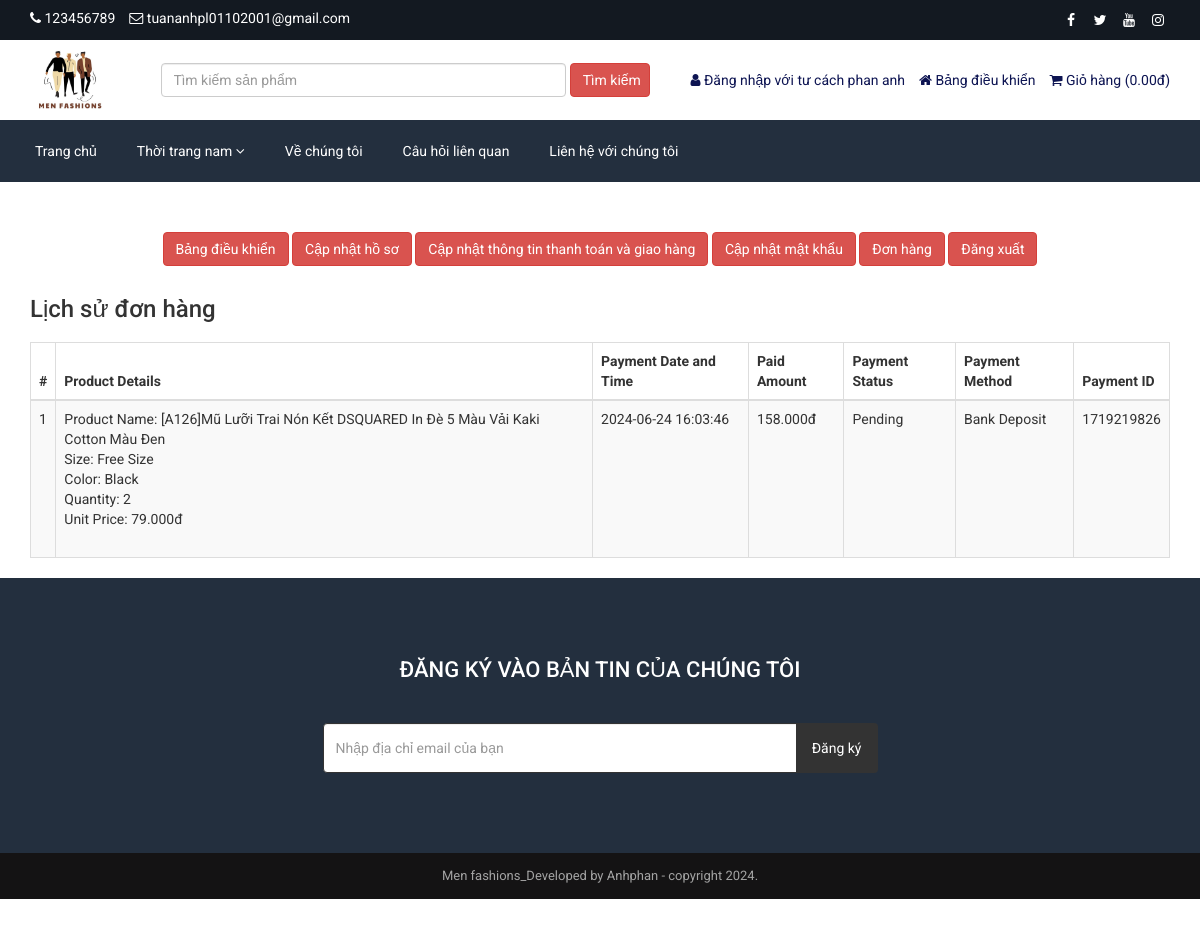
Screenshot of /customer-order.php (signed in) with the database file from the repository.
### tables this page shows
CREATE TABLE `tbl_settings` (
  `id` int(11) NOT NULL,
  `logo` varchar(255) NOT NULL,
  `favicon` varchar(255) NOT NULL,
  `footer_about` mediumtext NOT NULL,
  `footer_copyright` mediumtext NOT NULL,
  `contact_address` mediumtext NOT NULL,
  `contact_email` varchar(255) NOT NULL,
  `contact_phone` varchar(255) NOT NULL,
  `contact_fax` varchar(255) NOT NULL,
  `contact_map_iframe` mediumtext NOT NULL,
  `receive_email` varchar(255) NOT NULL,
  `receive_email_subject` varchar(255) NOT NULL,
  `receive_email_thank_you_message` mediumtext NOT NULL,
  `forget_password_message` mediumtext NOT NULL,
  `total_recent_post_footer` int(10) NOT NULL,
  `total_popular_post_footer` int(10) NOT NULL,
  `total_recent_post_sidebar` int(11) NOT NULL,
  `total_popular_post_sidebar` int(11) NOT NULL,
  `total_featured_product_home` int(11) NOT NULL,
  `total_latest_product_home` int(11) NOT NULL,
  `total_popular_product_home` int(11) NOT NULL,
  `meta_title_home` mediumtext NOT NULL,
  `meta_keyword_home` mediumtext NOT NULL,
  `meta_description_home` mediumtext NOT NULL,
  `banner_login` varchar(255) NOT NULL,
  `banner_registration` varchar(255) NOT NULL,
  `banner_forget_password` varchar(255) NOT NULL,
  `banner_reset_password` varchar(255) NOT NULL,
  `banner_search` varchar(255) NOT NULL,
  `banner_cart` varchar(255) NOT NULL,
  `banner_checkout` varchar(255) NOT NULL,
  `banner_product_category` varchar(255) NOT NULL,
  `banner_blog` varchar(255) NOT NULL,
  `cta_title` varchar(255) NOT NULL,
  `cta_content` mediumtext NOT NULL,
  `cta_read_more_text` varchar(255) NOT NULL,
  `cta_read_more_url` varchar(255) NOT NULL,
  `cta_photo` varchar(255) NOT NULL,
  `featured_product_title` varchar(255) NOT NULL,
  `featured_product_subtitle` varchar(255) NOT NULL,
  `latest_product_title` varchar(255) NOT NULL,
  `latest_product_subtitle` varchar(255) NOT NULL,
  `popular_product_title` varchar(255) NOT NULL,
  `popular_product_subtitle` varchar(255) NOT NULL,
  `testimonial_title` varchar(255) NOT NULL,
  `testimonial_subtitle` varchar(255) NOT NULL,
  `testimonial_photo` varchar(255) NOT NULL,
  `blog_title` varchar(255) NOT NULL,
  `blog_subtitle` varchar(255) NOT NULL,
  `newsletter_text` mediumtext NOT NULL,
  `paypal_email` varchar(255) NOT NULL,
  `stripe_public_key` varchar(255) NOT NULL,
  `stripe_secret_key` varchar(255) NOT NULL,
  `bank_detail` mediumtext NOT NULL,
  `before_head` mediumtext NOT NULL,
  `after_body` mediumtext NOT NULL,
  `before_body` mediumtext NOT NULL,
  `home_service_on_off` int(11) NOT NULL,
  `home_welcome_on_off` int(11) NOT NULL,
  `home_featured_product_on_off` int(11) NOT NULL,
  `home_latest_product_on_off` int(11) NOT NULL,
  `home_popular_product_on_off` int(11) NOT NULL,
  `home_testimonial_on_off` int(11) NOT NULL,
  `home_blog_on_off` int(11) NOT NULL,
  `newsletter_on_off` int(11) NOT NULL,
  `ads_above_welcome_on_off` int(1) NOT NULL,
  `ads_above_featured_product_on_off` int(1) NOT NULL,
  `ads_above_latest_product_on_off` int(1) NOT NULL,
  `ads_above_popular_product_on_off` int(1) NOT NULL,
  `ads_above_testimonial_on_off` int(1) NOT NULL,
  `ads_category_sidebar_on_off` int(1) NOT NULL
);

CREATE TABLE `tbl_social` (
  `social_id` int(11) NOT NULL,
  `social_name` varchar(30) NOT NULL,
  `social_url` varchar(255) NOT NULL,
  `social_icon` varchar(30) NOT NULL
);

CREATE TABLE `tbl_top_category` (
  `tcat_id` int(11) NOT NULL,
  `tcat_name` varchar(255) NOT NULL,
  `show_on_menu` int(1) NOT NULL
);

CREATE TABLE `tbl_page` (
  `id` int(11) NOT NULL,
  `about_title` varchar(255) NOT NULL,
  `about_content` mediumtext NOT NULL,
  `about_banner` varchar(255) NOT NULL,
  `about_meta_title` varchar(255) NOT NULL,
  `about_meta_keyword` mediumtext NOT NULL,
  `about_meta_description` mediumtext NOT NULL,
  `faq_title` varchar(255) NOT NULL,
  `faq_banner` varchar(255) NOT NULL,
  `faq_meta_title` varchar(255) NOT NULL,
  `faq_meta_keyword` mediumtext NOT NULL,
  `faq_meta_description` mediumtext NOT NULL,
  `blog_title` varchar(255) NOT NULL,
  `blog_banner` varchar(255) NOT NULL,
  `blog_meta_title` varchar(255) NOT NULL,
  `blog_meta_keyword` mediumtext NOT NULL,
  `blog_meta_description` mediumtext NOT NULL,
  `contact_title` varchar(255) NOT NULL,
  `contact_banner` varchar(255) NOT NULL,
  `contact_meta_title` varchar(255) NOT NULL,
  `contact_meta_keyword` mediumtext NOT NULL,
  `contact_meta_description` mediumtext NOT NULL,
  `pgallery_title` varchar(255) NOT NULL,
  `pgallery_banner` varchar(255) NOT NULL,
  `pgallery_meta_title` varchar(255) NOT NULL,
  `pgallery_meta_keyword` mediumtext NOT NULL,
  `pgallery_meta_description` mediumtext NOT NULL,
  `vgallery_title` varchar(255) NOT NULL,
  `vgallery_banner` varchar(255) NOT NULL,
  `vgallery_meta_title` varchar(255) NOT NULL,
  `vgallery_meta_keyword` mediumtext NOT NULL,
  `vgallery_meta_description` mediumtext NOT NULL
);

CREATE TABLE `tbl_payment` (
  `id` int(11) NOT NULL,
  `customer_id` int(11) NOT NULL,
  `customer_name` varchar(255) NOT NULL,
  `customer_email` varchar(255) NOT NULL,
  `payment_date` datetime NOT NULL,
  `txnid` varchar(255) NOT NULL,
  `paid_amount` float NOT NULL,
  `card_number` varchar(50) NOT NULL,
  `card_cvv` varchar(10) NOT NULL,
  `card_month` varchar(10) NOT NULL,
  `card_year` varchar(10) NOT NULL,
  `bank_transaction_info` mediumtext NOT NULL,
  `payment_method` varchar(20) NOT NULL,
  `payment_status` varchar(25) NOT NULL,
  `shipping_status` varchar(20) NOT NULL,
  `payment_id` varchar(255) NOT NULL
);

CREATE TABLE `tbl_order` (
  `id` int(11) NOT NULL,
  `product_id` int(11) NOT NULL,
  `product_name` varchar(255) NOT NULL,
  `size` varchar(100) NOT NULL,
  `color` varchar(100) NOT NULL,
  `quantity` varchar(50) NOT NULL,
  `unit_price` varchar(50) NOT NULL,
  `payment_id` varchar(255) NOT NULL
);

### customer-order.php (the view, shortened to what the rows shown need)
<?php require_once('header.php'); ?>
<div class="page">
    <div class="container">
        <div class="row">
            <div class="col-md-12">
                <div class="user-content">
                    <div class="table-responsive">
                        <table class="table table-bordered table-striped table-hover">
                            <thead>
                                <tr>
                                    <th><?php echo '#' ?></th>
                                    <th><?php echo LANG_VALUE_48; ?></th>
                                    <th><?php echo LANG_VALUE_27; ?></th>
                                    <th><?php echo LANG_VALUE_29; ?></th>
                                    <th><?php echo LANG_VALUE_30; ?></th>
                                    <th><?php echo LANG_VALUE_31; ?></th>
                                    <th><?php echo LANG_VALUE_32; ?></th>
                                </tr>
                            </thead>
                            <tbody>
            <?php
            $limit = 10;
            $page = @$_GET['page'];
            if($page)
                $start = ($page - 1) * $limit;
            else
                $start = 0;
            $statement = $pdo->prepare("SELECT * FROM tbl_payment WHERE customer_email=? ORDER BY id DESC LIMIT $start, $limit");
            $statement->execute(array($_SESSION['customer']['cust_email']));
            $result = $statement->fetchAll(PDO::FETCH_ASSOC);
            if ($page == 0) $page = 1;
            ?>
                                <?php
                                $tip = $page*10-10;
                                foreach ($result as $row) {
                                    $tip++;
                                    ?>
                                    <tr>
                                        <td><?php echo $tip; ?></td>
                                        <td>
                                            <?php
                                            $statement1 = $pdo->prepare("SELECT * FROM tbl_order WHERE payment_id=?");
                                            $statement1->execute(array($row['payment_id']));
                                            $result1 = $statement1->fetchAll(PDO::FETCH_ASSOC);
                                            foreach ($result1 as $row1) {
                                                echo 'Product Name: '.$row1['product_name'];
                                                echo '<br>Size: '.$row1['size'];
                                                echo '<br>Color: '.$row1['color'];
                                                echo '<br>Quantity: '.$row1['quantity'];
                                                echo '<br>Unit Price: '.$row1['unit_price'].'đ';
                                                echo '<br><br>';
                                            }
                                            ?>
                                        </td>
                                        <td><?php echo $row['payment_date']; ?></td>
                                        <td><?php echo number_format((float)$row['paid_amount'], 3, '.', ''); ?>đ</td>
                                        <td><?php echo $row['payment_status']; ?></td>
                                        <td><?php echo $row['payment_method']; ?></td>
                                        <td><?php echo $row['payment_id']; ?></td>
                                    </tr>
                                    <?php
                                }
                                ?>
                            </tbody>
                        </table>
                </div>
            </div>
        </div>
    </div>
</div>
<?php require_once('footer.php'); ?>

### header.php (shortened to what the rows shown need)
<?php
include("admin/inc/config.php");
$statement = $pdo->prepare("SELECT * FROM tbl_settings WHERE id=1");
$statement->execute();
$result = $statement->fetchAll(PDO::FETCH_ASSOC);
foreach ($result as $row)
{
	$logo = $row['logo'];
	$contact_email = $row['contact_email'];
	$contact_phone = $row['contact_phone'];
}
$current_date_time = date('Y-m-d H:i:s');
$statement = $pdo->prepare("SELECT * FROM tbl_payment WHERE payment_status=?");
$statement->execute(array('Pending'));
$result = $statement->fetchAll(PDO::FETCH_ASSOC);
foreach ($result as $row) {
	$ts1 = strtotime($row['payment_date']);
	$ts2 = strtotime($current_date_time);
	$diff = $ts2 - $ts1;
	$time = $diff/(3600);
	if($time>24) {
		$statement1 = $pdo->prepare("SELECT * FROM tbl_order WHERE payment_id=?");
		$statement1->execute(array($row['payment_id']));
		$result1 = $statement1->fetchAll(PDO::FETCH_ASSOC);
	}
}
?>
<!DOCTYPE html>
<html lang="en">
<head>
	<link rel="stylesheet" href="assets/css/bootstrap.min.css">
	<link rel="stylesheet" href="assets/css/font-awesome.min.css">
	<link rel="stylesheet" href="assets/css/owl.carousel.min.css">
	<link rel="stylesheet" href="assets/css/owl.theme.default.min.css">
	<link rel="stylesheet" href="assets/css/jquery.bxslider.min.css">
    <link rel="stylesheet" href="assets/css/magnific-popup.css">
    <link rel="stylesheet" href="assets/css/rating.css">
	<link rel="stylesheet" href="assets/css/spacing.css">
	<link rel="stylesheet" href="assets/css/bootstrap-touch-slider.css">
	<link rel="stylesheet" href="assets/css/animate.min.css">
	<link rel="stylesheet" href="assets/css/tree-menu.css">
	<link rel="stylesheet" href="assets/css/select2.min.css">
	<link rel="stylesheet" href="assets/css/main.css">
	<link rel="stylesheet" href="assets/css/style.css">
	<link rel="stylesheet" href="assets/css/responsive.css">
	<?php
	$statement = $pdo->prepare("SELECT * FROM tbl_page WHERE id=1");
	$statement->execute();
	$result = $statement->fetchAll(PDO::FETCH_ASSOC);
		?>
</head>
<body>
<div class="top">
	<div class="container">
		<div class="row">
			<div class="col-md-6 col-sm-6 col-xs-12">
				<div class="left">
					<ul>
						<li><i class="fa fa-phone"></i> <?php echo $contact_phone; ?></li>
						<li><i class="fa fa-envelope-o"></i> <?php echo $contact_email; ?></li>
					</ul>
				</div>
			</div>
			<div class="col-md-6 col-sm-6 col-xs-12">
				<div class="right">
					<ul>
						<?php
						$statement = $pdo->prepare("SELECT * FROM tbl_social");
						$statement->execute();
						$result = $statement->fetchAll(PDO::FETCH_ASSOC);
						foreach ($result as $row) {
							?>
							<?php if($row['social_url'] != ''): ?>
							<li><a href="<?php echo $row['social_url']; ?>"><i class="<?php echo $row['social_icon']; ?>"></i></a></li>
							<?php endif; ?>
							<?php
						}
						?>
					</ul>
				</div>
			</div>
		</div>
	</div>
</div>
<div class="header">
	<div class="container">
		<div class="row inner">
			<div class="col-md-3 logo" style="width: 10%;>
				<a href="index.php"><img src="assets/uploads/<?php echo $logo; ?>" alt="logo image"></a>
			</div>
		</div>
	</div>
</div>
<div class="nav">
	<div class="container">
		<div class="row">
			<div class="col-md-12 pl_0 pr_0">
				<div class="menu-container">
					<div class="menu">
						<ul>
							<?php
							$statement = $pdo->prepare("SELECT * FROM tbl_top_category WHERE show_on_menu=1");
							$statement->execute();
							$result = $statement->fetchAll(PDO::FETCH_ASSOC);
							foreach ($result as $row) {
								?>
									<li><a href="product-category.php?id=<?php echo $row['tcat_id']; ?>&type=top-category"><?php echo $row['tcat_name']; ?> <i class="fa fa-angle-down" aria-hidden="true"></i></a>
								</li>
								<?php
							}
							?>
							<?php
							$statement = $pdo->prepare("SELECT * FROM tbl_page WHERE id=1");
							$statement->execute();
							$result = $statement->fetchAll(PDO::FETCH_ASSOC);
							foreach ($result as $row) {
								$about_title = $row['about_title'];
								$faq_title = $row['faq_title'];
								$contact_title = $row['contact_title'];
							}
							?>
							<li><a href="about.php"><?php echo $about_title; ?></a></li>
							<li><a href="faq.php"><?php echo $faq_title; ?></a></li>
							<li><a href="contact.php"><?php echo $contact_title; ?></a></li>
						</ul>
					</div>
				</div>
			</div>
		</div>
	</div>
</div>

### footer.php (shortened to what the rows shown need)
<?php
$statement = $pdo->prepare("SELECT * FROM tbl_settings WHERE id=1");
$statement->execute();
$result = $statement->fetchAll(PDO::FETCH_ASSOC);
foreach ($result as $row)
{
	$footer_copyright = $row['footer_copyright'];
    $newsletter_on_off = $row['newsletter_on_off'];
}
?>
<?php if($newsletter_on_off == 1): ?>
<section class="home-newsletter">
	<div class="container">
		<div class="row">
			<div class="col-md-6 col-md-offset-3">
				<div class="single">
				<form action="" method="post">
					<h2><?php echo LANG_VALUE_93; ?></h2>
				</div>
			</div>
		</div>
	</div>
</section>
<?php endif; ?>
<div class="footer-bottom">
	<div class="container">
		<div class="row">
			<div class="col-md-12 copyright">
				<?php echo $footer_copyright; ?>
			</div>
		</div>
	</div>
</div>
</body>
</html>

### rows the page displays
tbl_settings: contact_phone "123456789", contact_email "tuananhpl01102001@gmail.com", logo (picture), footer_copyright "Men fashions_Developed by Anhphan - copyright 2024."
tbl_top_category: tcat_name "Thời trang nam"
tbl_page: about_title "Về chúng tôi", faq_title "Câu hỏi liên quan", contact_title "Liên hệ với chúng tôi"
tbl_payment: payment_date "2024-06-24 16:03:46", paid_amount "158.000", payment_status "Pending", payment_method "Bank Deposit", payment "1719219826"
tbl_order: product_name "[A126]Mũ Lưỡi Trai Nón Kết DSQUARED In Đè 5 Màu Vải Kaki Cotton Màu Đen", size "Free Size", color "Black", quantity "2", unit_price "79.000"

### other values shown
LANG_VALUE_3 "Tìm kiếm"
LANG_VALUE_13 "Đăng nhập với tư cách"
$_SESSION['customer']['cust_name'] "phan anh"
LANG_VALUE_89 "Bảng điều khiển"
LANG_VALUE_18 "Giỏ hàng"
LANG_VALUE_1 "đ"
LANG_VALUE_117 "Cập nhật hồ sơ"
LANG_VALUE_88 "Cập nhật thông tin thanh toán và giao hàng"
LANG_VALUE_99 "Cập nhật mật khẩu"
LANG_VALUE_24 "Đơn hàng"
LANG_VALUE_14 "Đăng xuất"
LANG_VALUE_25 "Lịch sử đơn hàng"
LANG_VALUE_48 "Product Details"
LANG_VALUE_27 "Payment Date and Time"
LANG_VALUE_29 "Paid Amount"
